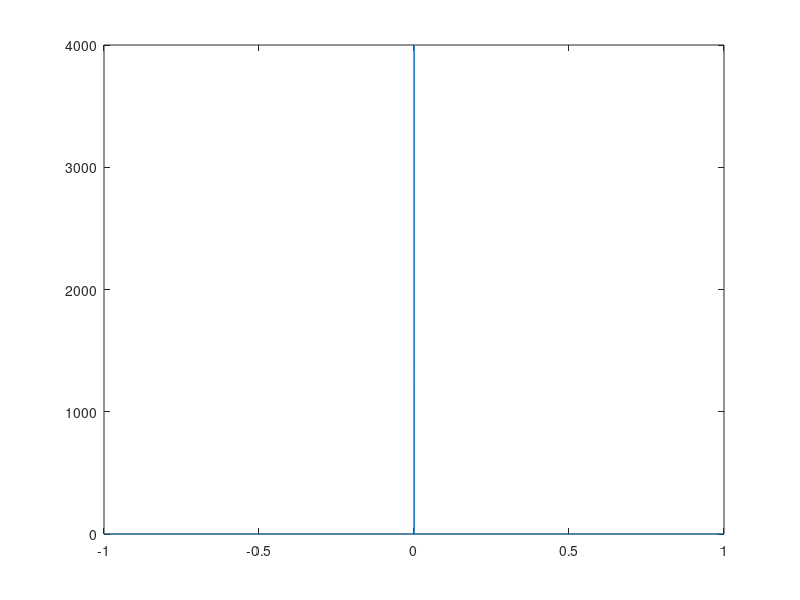
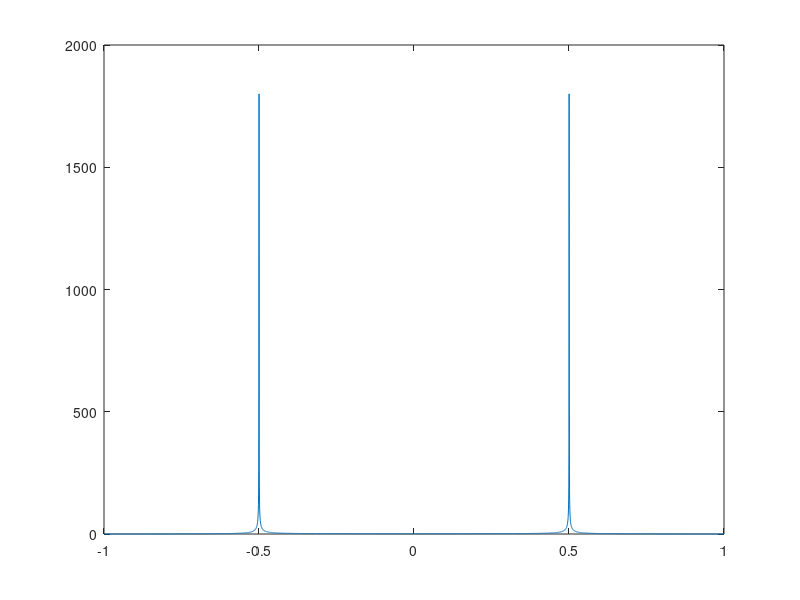

Reproduce these figures in MATLAB, in order.

clear all;
close all;
clc;
%%part a
fs=100;
t=linspace(-20,20,fs*40);
m=sinc(power(10,-3).*t).^2;
M=fftshift(fft(m));  %Fourier
Fvec=linspace(-100,100,fs*40)./fs;
figure; plot(Fvec,abs(M));
title("")




%%part b
r=m.*cos(2*pi*power(10,5)*t);
R=fftshift(fft(r)); %fourier
figure; plot(Fvec,abs(R))